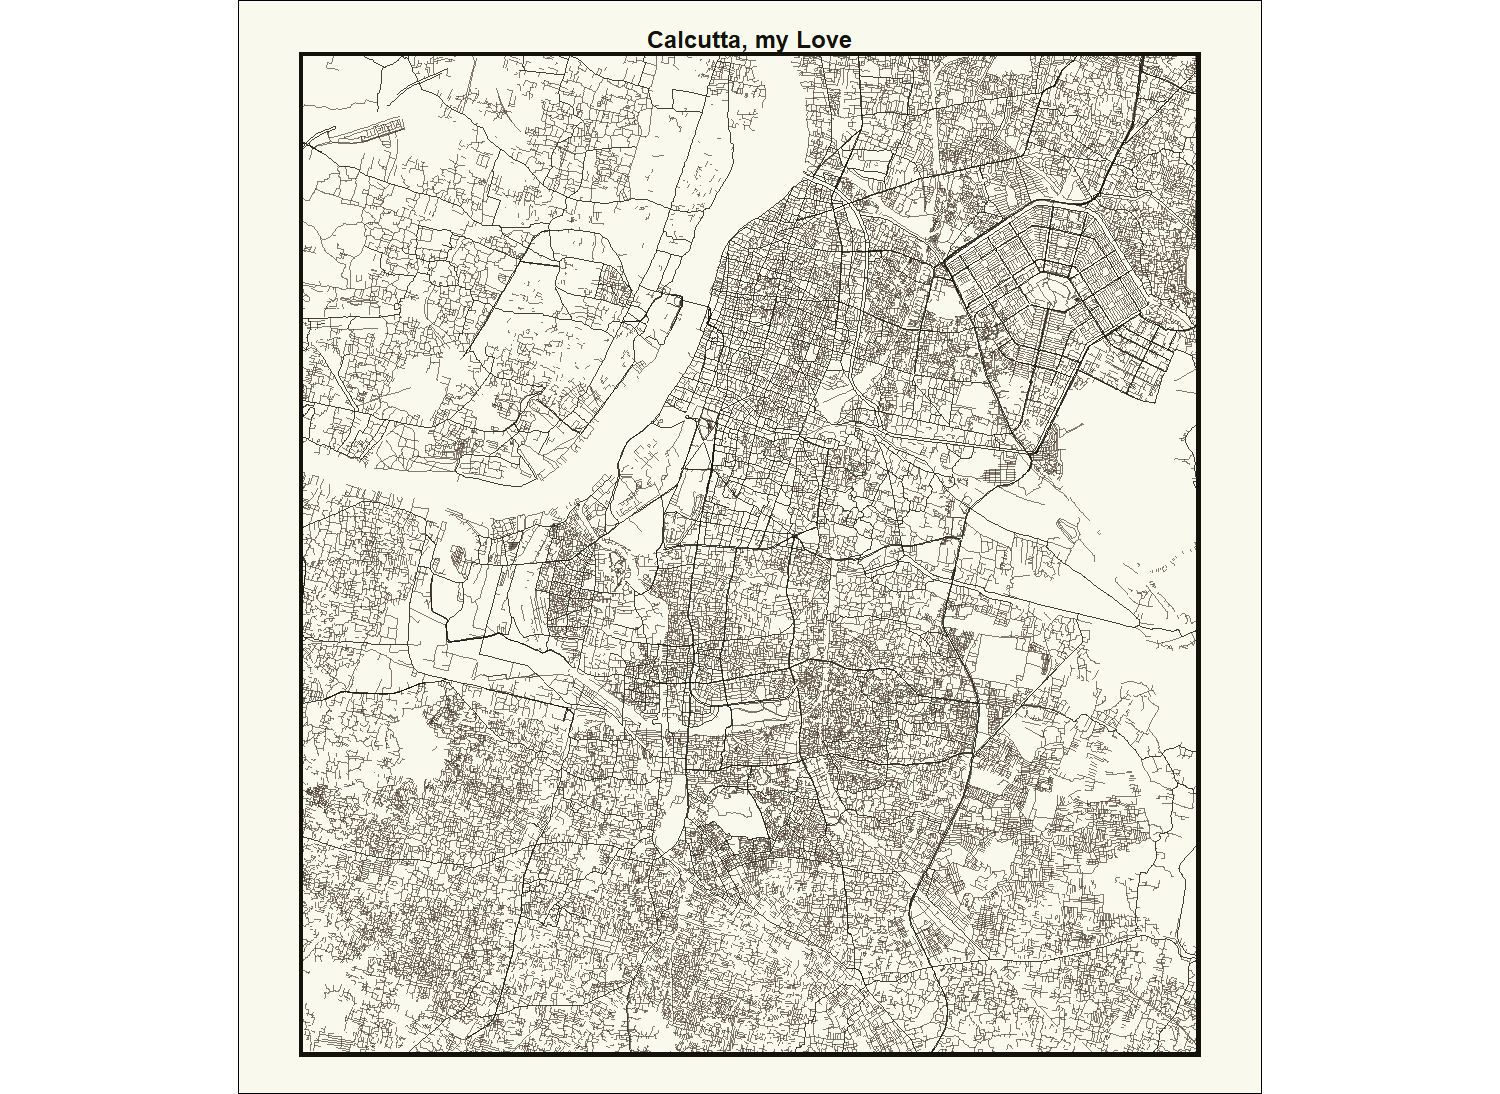

Reproduce this figure in R.
library(tidyverse)
library(osmdata)
library(sf)
library(showtext)


streets <- getbb("Kolkata India")%>%
  opq()%>%
  add_osm_feature(key = "highway", 
                  value = c("motorway", "primary", 
                            "secondary", "tertiary")) %>%
  osmdata_sf()


small_streets <- getbb("Kolkata India")%>%
  opq()%>%
  add_osm_feature(key = "highway", 
                  value = c("residential", "living_street",
                            #"unclassified",
                            "service", "footway")) %>%
  osmdata_sf()



background_color2 <-'#faf9ed'
street_color2 <-'#13130c'
small_street_color2 <-'#37261a'
font_color2 <-'#13130c'

calc_light <- ggplot() +
  geom_sf(data = streets$osm_lines,
          inherit.aes = FALSE,
          color = street_color2,
          size = .4,
          alpha = .8) +
  geom_sf(data = small_streets$osm_lines,
          inherit.aes = FALSE,
          color = small_street_color2,
          size = .2,
          alpha = .6) +
  coord_sf(ylim = c(22.63, 22.45), 
           xlim = c(88.27, 88.445), 
           expand = FALSE) +
  labs(title = "Calcutta, my Love") + 
  theme_void() +
  theme(plot.title = element_text( family = 'Banschrift',
                                   color=font_color2,
                                   size = 18, face="bold", hjust=0.5),
        panel.border = element_rect(colour = font_color2, fill=NA, size=3),
        plot.margin=unit(c(0.6,1.6,1,1.6),"cm"),
        plot.background = element_rect(fill = background_color2))

calc_light
